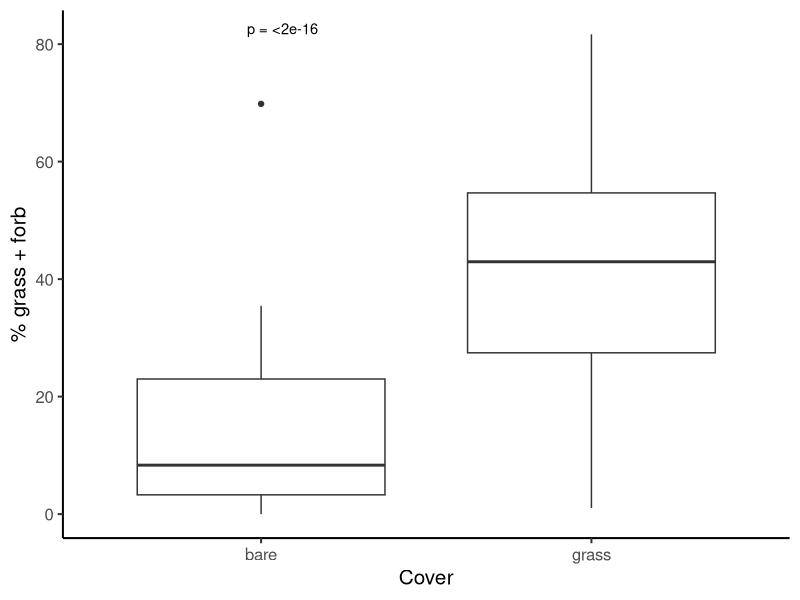
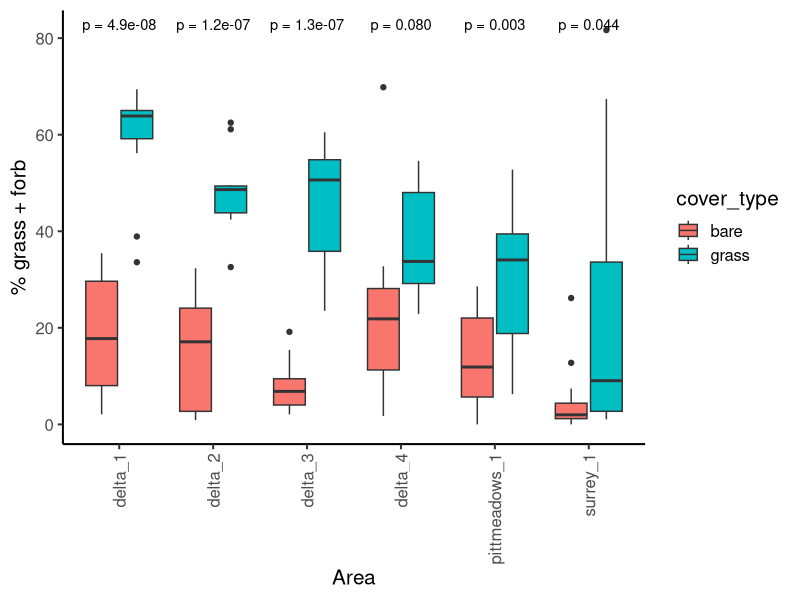
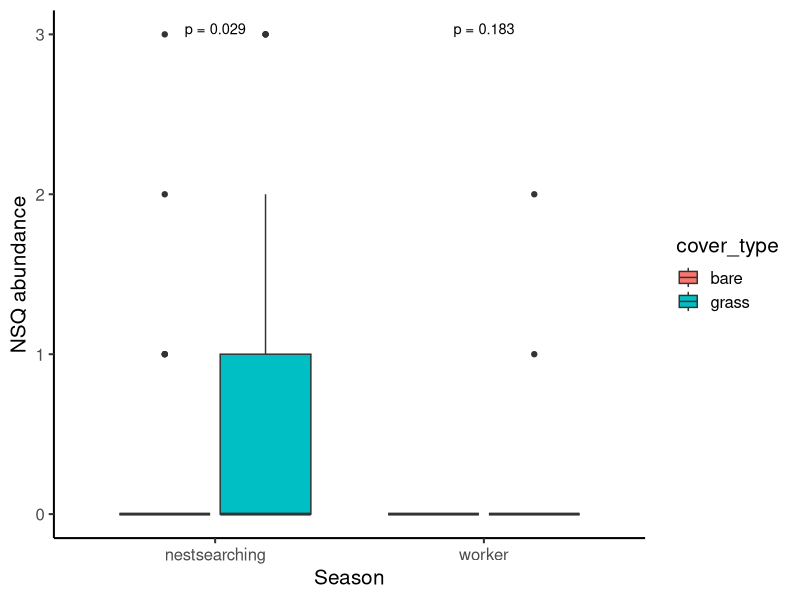
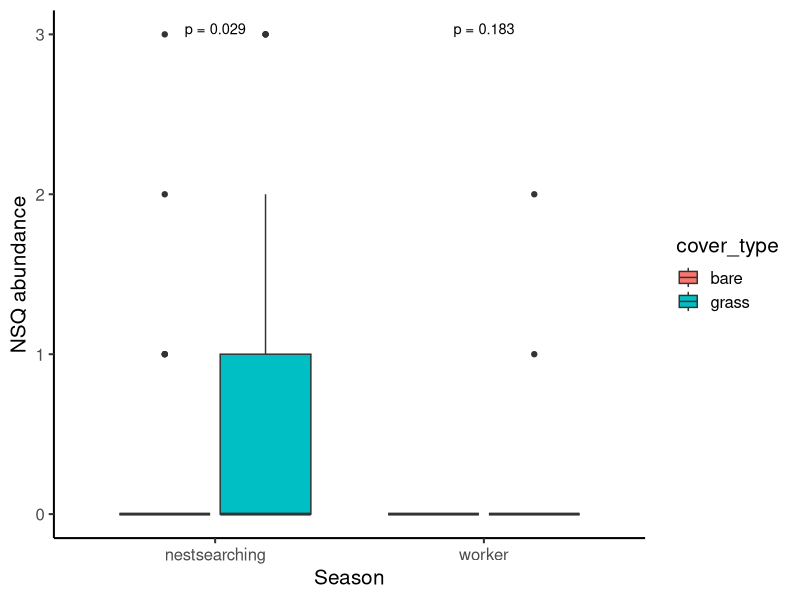
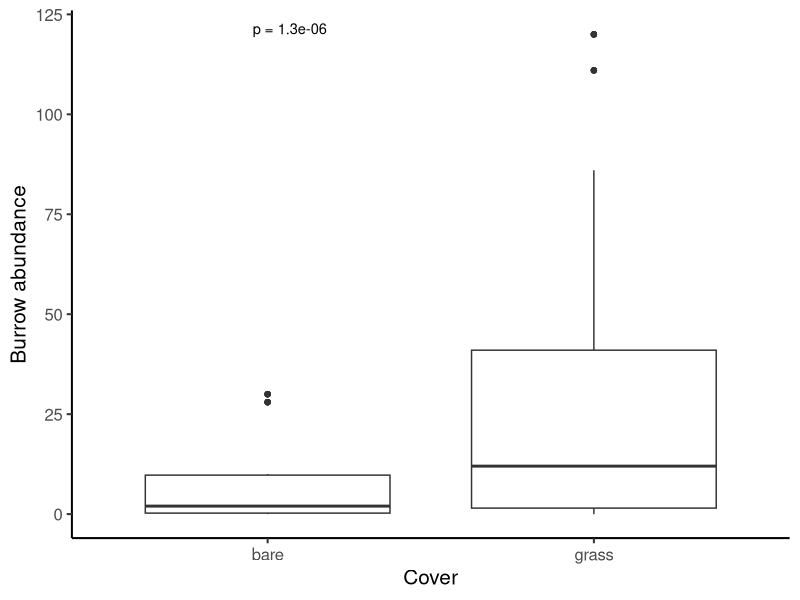
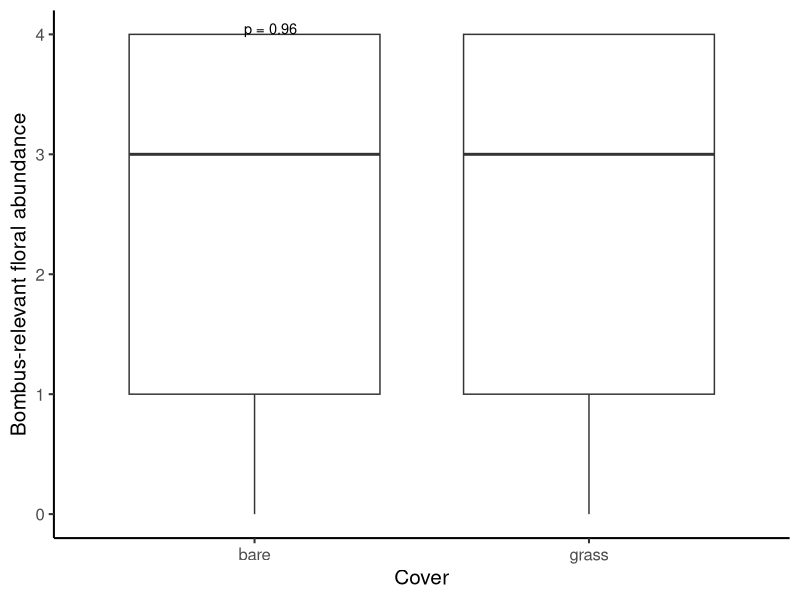
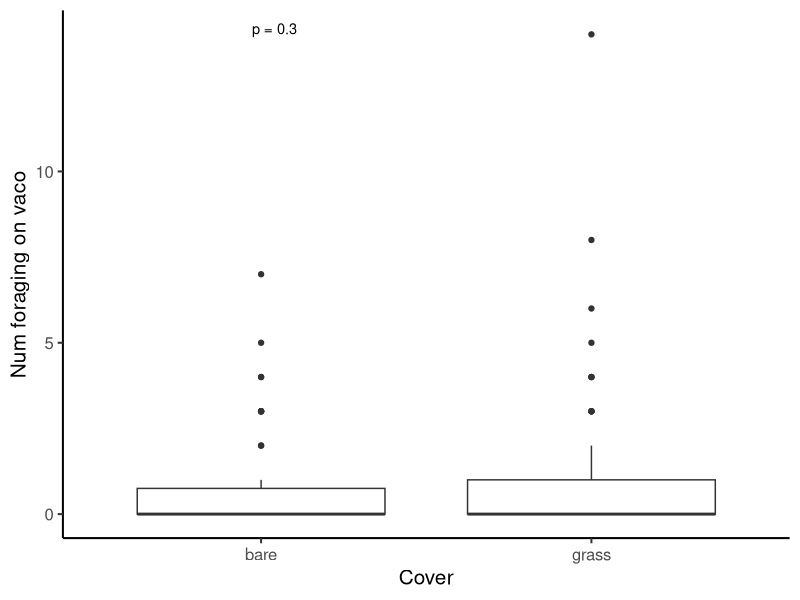

Here is the R script that generated these plots, in order:
## ---- chunk 1
knitr::opts_chunk$set(echo = TRUE)
knitr::opts_knit$set(root.dir = "~/Library/CloudStorage/OneDrive-UBC/MSc/12_analysis/rodent-bee-blueberry")
## ---- chunk 2
#load packages
library(ggplot2) #for plots
library(dplyr) #for working with dataframes
library(tidyr) #for working with datasets
library(lme4) #for mixed effects models
library(ggpubr) #for adding significance asterisks to graph

#read in data
data <- read.csv("06_cleandata/combined_plot_data.csv")

#check that variables are in appropriate format
str(data)

#change character columns to factors
data <- data %>%
   mutate(
     site_id = as.factor(site_id),
     round = as.factor(round),
     plot_id = as.factor(plot_id),
     bee_date = as.Date(bee_date),
     area = as.factor(area))

#filter data to only include within field data
data <- data %>%
  filter(plot_id != "d")
## ---- chunk 3
ggplot(data, aes(x = cover_type, y = grass_forb_perc)) + 
  geom_boxplot() +
  theme_classic(base_size = 15) +
  xlab("Cover") +
  ylab("% grass + forb") +
  stat_compare_means(
    method = "t.test",        # or "wilcox.test"
    label = "p.format",       # shows formatted p-value
    size = 3.7,
    vjust = 0
  )
## ---- chunk 4
ggplot(data, aes(x = area, fill = cover_type, y = grass_forb_perc)) + 
  geom_boxplot() +
  theme_classic(base_size = 15) +
  xlab("Area") +
  ylab("% grass + forb") +
  stat_compare_means(
    method = "t.test",        # or "wilcox.test"
    label = "p.format",       # shows formatted p-value
    size = 3.7,
    vjust = 0
  ) +
  theme(axis.text.x = element_text(angle = 90, vjust = 0.5, hjust = 1))
## ---- chunk 5
ggplot(data, aes(fill=cover_type,x=bee_season_type, y = nest_searching_queens))+ 
  geom_boxplot() +
  theme_classic(base_size = 15)+
  xlab("Season")+
  ylab("NSQ abundance") +
  stat_compare_means(
    aes(group = cover_type),  # group by field.type
    method = "t.test",  # or "wilcox.test" if you're doing a non-parametric test
    label = "p.format",  # Display p-value 
    size = 3.7)  # Adjust this value to make the asterisks larger
## ---- chunk 6
ggplot(data, aes(fill=cover_type,x=bee_season_type, y = nest_searching_queens))+ 
  geom_boxplot() +
  theme_classic(base_size = 15)+
  xlab("Season")+
  ylab("NSQ abundance") +
  stat_compare_means(
    aes(group = cover_type),  # group by field.type
    method = "t.test",  # or "wilcox.test" if you're doing a non-parametric test
    label = "p.format",  # Display p-value 
    size = 3.7)  # Adjust this value to make the asterisks larger
## ---- chunk 7
ggplot(data, aes(x=cover_type, y = num_burrows))+ 
  geom_boxplot() +
  theme_classic(base_size = 15)+
  xlab("Cover")+
  ylab("Burrow abundance") +
  stat_compare_means(
    aes(group = cover_type),  # group by field.type
    method = "t.test",  # or "wilcox.test" if you're doing a non-parametric test
    label = "p.format",  # Display p-value 
    size = 3.7)  # Adjust this value to make the asterisks larger
## ---- chunk 8
ggplot(data, aes(x=cover_type, y = bombus_floral_abun))+ 
  geom_boxplot() + 
  theme_classic(base_size = 15)+ 
  xlab("Cover")+ 
  ylab("Bombus-relevant floral abundance") + 
  stat_compare_means( aes(group = cover_type), # group by field.type
                      method = "t.test", # or "wilcox.test" if you're doing a non-parametric test 
                      label = "p.format", # Display p-value 
                      size = 3.7) # Adjust this value to make the asterisks larger
## ---- chunk 9
ggplot(data, aes(x=cover_type, y = forage_vaco))+ 
  geom_boxplot() +
  theme_classic(base_size = 15)+
  xlab("Cover")+
  ylab("Num foraging on vaco") +
  stat_compare_means(
    aes(group = cover_type),  # group by field.type
    method = "t.test",  # or "wilcox.test" if you're doing a non-parametric test
    label = "p.format",  # Display p-value 
    size = 3.7) # Adjust this value to make the asterisks larger
